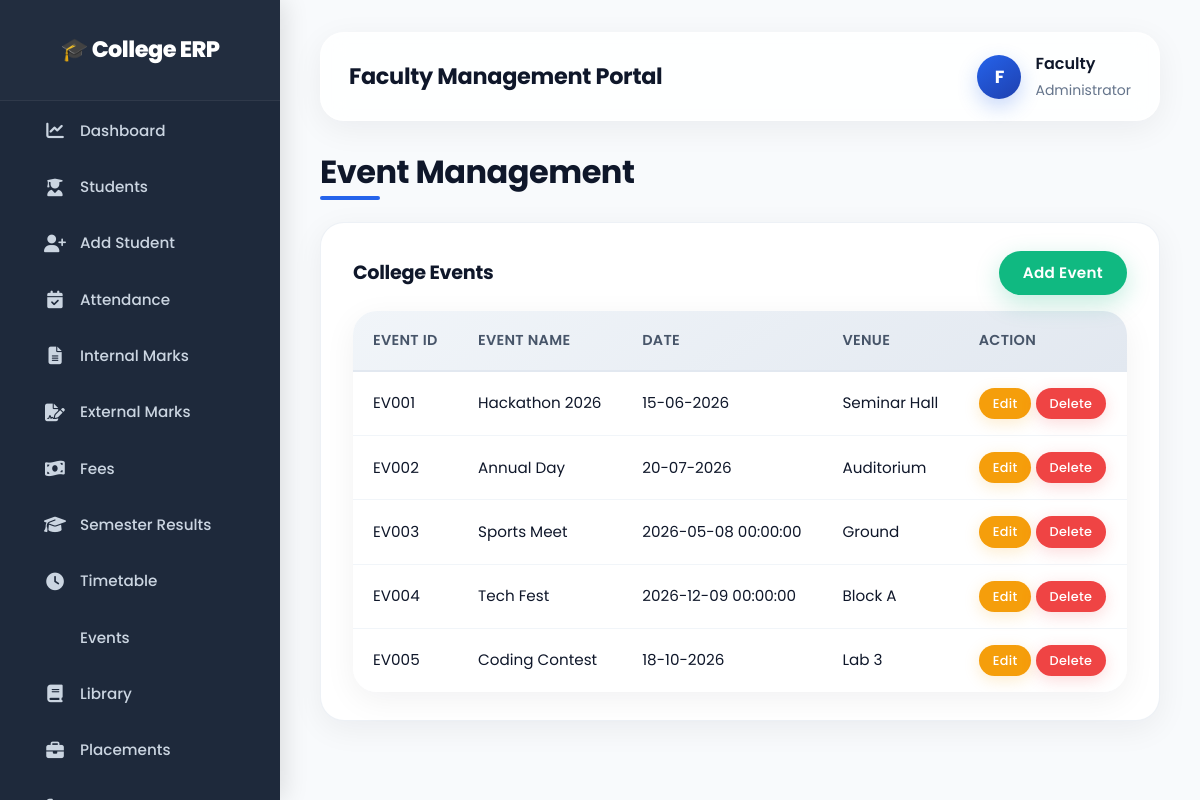
Screenshot of /manage-events (signed in) with the database file from the repository.
### tables this page shows
CREATE TABLE "events" (
"EventID" TEXT,
  "Event Name" TEXT,
  "Date" TEXT,
  "Venue" TEXT
);

### app.py (the view)
@app.route("/manage-events")
def manage_events():
    if not faculty_logged_in():
        return redirect("/faculty-login")
    conn = get_db_connection()
    data = conn.execute("SELECT * FROM events").fetchall()
    conn.close()
    return render_template(
        "manage_events.html",
        data=[dict(row) for row in data]
    )

### app.py (called while the page is built)
def get_db_connection():
    conn = sqlite3.connect(DB_FILE)
    conn.row_factory = sqlite3.Row
    return conn

def faculty_logged_in():
    return "faculty_id" in session

### templates/manage_events.html (shortened to what this page needs)
{% extends 'faculty_base.html' %}
{% block content %}
<h2 class="page-title">
  Event Management
</h2>
<div class="event-card">
  <div class="d-flex justify-content-between align-items-center mb-3">
    <h4>College Events</h4>
    <button class="btn-add">
      Add Event
    </button>
  </div>
  <table class="table table-bordered table-hover">
    <thead class="table-primary">
      <tr>
        <th>Event ID</th>
        <th>Event Name</th>
        <th>Date</th>
        <th>Venue</th>
        <th>Action</th>
      </tr>
    </thead>
    <tbody>
      {% for row in data %}
      <tr>
        <td>{{ row.EventID }}</td>
        <td>{{ row["Event Name"] }}</td>
        <td>{{ row.Date }}</td>
        <td>{{ row.Venue }}</td>
        <td>
          <button class="btn btn-warning btn-sm">
            Edit
          </button>
          <button class="btn btn-danger btn-sm">
            Delete
          </button>
        </td>
      </tr>
      {% endfor %}
    </tbody>
  </table>
</div>
{% endblock %}

### templates/faculty_base.html (style rules this page uses)
* { margin: 0; padding: 0; box-sizing: border-box; font-family: 'Poppins', 'Segoe UI', system-ui, sans-serif; }
body { background: #f8fafc; color: #0f172a; transition: background 0.3s ease; line-height: 1.6; }
.table { margin-bottom: 0; border-collapse: separate; border-spacing: 0; }
.table thead { background: #f1f5f9; color: #0f172a; }
.table thead th { font-weight: 600; font-size: 0.9rem; text-transform: uppercase; letter-spacing: 0.3px; color: #475569; padding: 16px 18px; border-bottom: 2px solid #e2e8f0; text-align: left; }
.table tbody td { padding: 14px 18px; border-bottom: 1px solid #f1f5f9; color: #0f172a; vertical-align: middle; }
.table tbody tr:last-child td { border-bottom: none; }
.btn { font-weight: 600; font-size: 0.9rem; padding: 10px 24px; border-radius: 50px; letter-spacing: 0.3px; transition: all 0.3s cubic-bezier(0.4, 0, 0.2, 1); box-shadow: 0 4px 16px rgba(0, 0, 0, 0.06); border: none; }
.btn-danger { background: #ef4444; color: #fff; box-shadow: 0 8px 24px rgba(239, 68, 68, 0.30); }
.page-title { font-size: 2rem; font-weight: 700; margin-bottom: 24px; color: #0f172a; letter-spacing: -0.5px; position: relative; display: inline-block; }
.page-title::after { content: ''; position: absolute; bottom: -8px; left: 0; width: 60px; height: 4px; background: #2563eb; border-radius: 4px; }

### templates/manage_events.html (style rules this page uses)
.page-title { font-size: 2rem; font-weight: 700; color: #0f172a; margin-bottom: 30px; letter-spacing: -0.5px; position: relative; display: inline-block; }
.page-title::after { content: ''; position: absolute; bottom: -8px; left: 0; width: 60px; height: 4px; background: #2563eb; border-radius: 4px; transition: width 0.3s ease; }
.event-card { background: #ffffff; padding: 28px 32px; border-radius: 24px; box-shadow: 0 8px 32px rgba(15, 23, 42, 0.06); border: 1px solid rgba(226, 232, 240, 0.6); transition: box-shadow 0.3s ease, transform 0.3s ease; }
.d-flex { display: flex !important; }
.justify-content-between { justify-content: space-between !important; }
.align-items-center { align-items: center !important; }
.mb-3 { margin-bottom: 16px !important; }
.event-card h4 { font-size: 1.2rem; font-weight: 700; color: #0f172a; margin: 0; letter-spacing: -0.3px; }
.btn-add { background: #10b981; color: white; border: none; padding: 10px 24px; border-radius: 50px; font-weight: 600; font-size: 0.95rem; letter-spacing: 0.3px; transition: all 0.3s cubic-bezier(0.4, 0, 0.2, 1); box-shadow: 0 8px 24px rgba(16, 185, 129, 0.25); cursor: pointer; }
.table { background: #ffffff; border-radius: 24px; overflow: hidden; box-shadow: 0 8px 32px rgba(15, 23, 42, 0.06); border: 1px solid rgba(226, 232, 240, 0.6); width: 100%; border-collapse: separate; border-spacing: 0; margin-top: 16px; font-size: 0.95rem; }
.table-bordered { border: none; }
.table-bordered th, .table-bordered td { border: none; }
.table thead { background: linear-gradient(145deg, #f1f5f9, #e2e8f0); color: #0f172a; }
.table thead th { font-weight: 600; font-size: 0.9rem; text-transform: uppercase; letter-spacing: 0.3px; color: #475569; padding: 18px 20px; border-bottom: 2px solid #e2e8f0; text-align: left; white-space: nowrap; }
.table-primary { background: linear-gradient(145deg, #f1f5f9, #e2e8f0) !important; color: #0f172a; }
.table-primary th { background: transparent !important; }
.table tbody td { padding: 16px 20px; border-bottom: 1px solid #f1f5f9; color: #0f172a; vertical-align: middle; }
.table tbody tr:last-child td { border-bottom: none; }
.table-hover tbody tr { transition: background 0.2s ease; }
.table tbody tr:nth-of-type(even) { background: #fafbfc; }
.btn-warning { background: #f59e0b; border: none; color: white; font-weight: 500; padding: 8px 16px; border-radius: 50px; transition: all 0.3s cubic-bezier(0.4, 0, 0.2, 1); box-shadow: 0 4px 16px rgba(245, 158, 11, 0.20); font-size: 0.85rem; }
.btn-danger { background: #ef4444; border: none; color: white; font-weight: 500; padding: 8px 16px; border-radius: 50px; transition: all 0.3s cubic-bezier(0.4, 0, 0.2, 1); box-shadow: 0 4px 16px rgba(239, 68, 68, 0.20); font-size: 0.85rem; }
.btn-sm { padding: 6px 14px; font-size: 0.8rem; }
.table * { box-sizing: border-box; }

### rows the page displays
events: EventID "EV001", Event Name "Hackathon 2026", Date "15-06-2026", Venue "Seminar Hall"
events: EventID "EV002", Event Name "Annual Day", Date "20-07-2026", Venue "Auditorium"
events: EventID "EV003", Event Name "Sports Meet", Date "2026-05-08 00:00:00", Venue "Ground"
events: EventID "EV004", Event Name "Tech Fest", Date "2026-12-09 00:00:00", Venue "Block A"
events: EventID "EV005", Event Name "Coding Contest", Date "18-10-2026", Venue "Lab 3"
